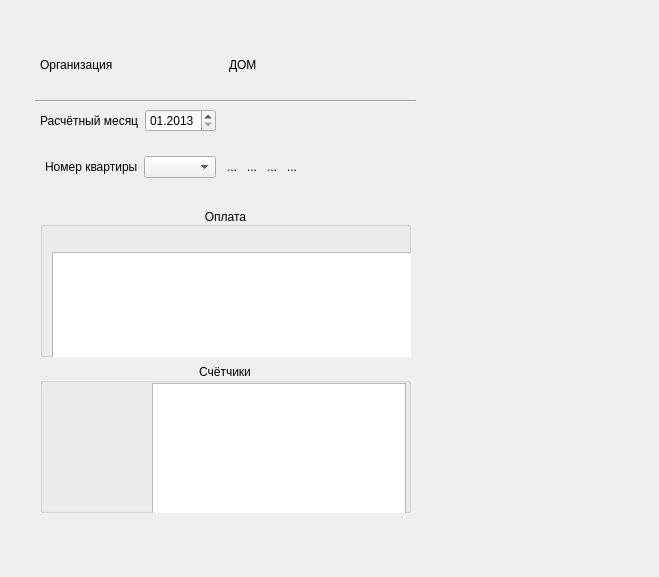
<?xml version="1.0" encoding="UTF-8"?>
<ui version="4.0">
 <class>OperWindow</class>
 <widget class="QDialog" name="OperWindow">
  <property name="geometry">
   <rect>
    <x>0</x>
    <y>0</y>
    <width>659</width>
    <height>577</height>
   </rect>
  </property>
  <property name="windowTitle">
   <string>Dialog</string>
  </property>
  <widget class="QWidget" name="verticalLayoutWidget">
   <property name="geometry">
    <rect>
     <x>30</x>
     <y>30</y>
     <width>391</width>
     <height>491</height>
    </rect>
   </property>
   <layout class="QVBoxLayout" name="mainLayout">
    <property name="leftMargin">
     <number>5</number>
    </property>
    <property name="topMargin">
     <number>5</number>
    </property>
    <property name="rightMargin">
     <number>5</number>
    </property>
    <property name="bottomMargin">
     <number>3</number>
    </property>
    <item>
     <layout class="QHBoxLayout" name="horizontalLayout_9">
      <property name="leftMargin">
       <number>5</number>
      </property>
      <property name="rightMargin">
       <number>5</number>
      </property>
      <item>
       <widget class="QLabel" name="lbl_organization">
        <property name="text">
         <string>Организация</string>
        </property>
       </widget>
      </item>
      <item>
       <widget class="QLabel" name="lbl_home">
        <property name="text">
         <string>ДОМ</string>
        </property>
       </widget>
      </item>
     </layout>
    </item>
    <item>
     <widget class="Line" name="line">
      <property name="orientation">
       <enum>Qt::Horizontal</enum>
      </property>
     </widget>
    </item>
    <item>
     <layout class="QHBoxLayout" name="horizontalLayout_6">
      <property name="leftMargin">
       <number>5</number>
      </property>
      <property name="rightMargin">
       <number>5</number>
      </property>
      <item>
       <widget class="QLabel" name="label_3">
        <property name="text">
         <string>Расчётный месяц</string>
        </property>
       </widget>
      </item>
      <item>
       <widget class="QDateEdit" name="dEd_Count">
        <property name="enabled">
         <bool>true</bool>
        </property>
        <property name="displayFormat">
         <string>MM.yyyy</string>
        </property>
        <property name="date">
         <date>
          <year>2013</year>
          <month>1</month>
          <day>1</day>
         </date>
        </property>
       </widget>
      </item>
      <item>
       <spacer name="horizontalSpacer_3">
        <property name="orientation">
         <enum>Qt::Horizontal</enum>
        </property>
        <property name="sizeHint" stdset="0">
         <size>
          <width>40</width>
          <height>20</height>
         </size>
        </property>
       </spacer>
      </item>
     </layout>
    </item>
    <item>
     <layout class="QHBoxLayout" name="horizontalLayout">
      <property name="leftMargin">
       <number>10</number>
      </property>
      <property name="rightMargin">
       <number>10</number>
      </property>
      <item>
       <widget class="QLabel" name="label_5">
        <property name="text">
         <string>Номер квартиры</string>
        </property>
       </widget>
      </item>
      <item>
       <widget class="QComboBox" name="cmBx_NumApartanent">
        <property name="sizePolicy">
         <sizepolicy hsizetype="Minimum" vsizetype="Fixed">
          <horstretch>0</horstretch>
          <verstretch>0</verstretch>
         </sizepolicy>
        </property>
       </widget>
      </item>
      <item>
       <layout class="QHBoxLayout" name="horizontalLayout_14">
        <property name="spacing">
         <number>0</number>
        </property>
        <property name="sizeConstraint">
         <enum>QLayout::SetFixedSize</enum>
        </property>
        <property name="leftMargin">
         <number>0</number>
        </property>
        <item>
         <widget class="QToolButton" name="tBtn_ApartLeftEnd">
          <property name="sizePolicy">
           <sizepolicy hsizetype="Fixed" vsizetype="Fixed">
            <horstretch>0</horstretch>
            <verstretch>0</verstretch>
           </sizepolicy>
          </property>
          <property name="minimumSize">
           <size>
            <width>20</width>
            <height>20</height>
           </size>
          </property>
          <property name="maximumSize">
           <size>
            <width>20</width>
            <height>20</height>
           </size>
          </property>
          <property name="toolTip">
           <string notr="true"/>
          </property>
          <property name="statusTip">
           <string notr="true"/>
          </property>
          <property name="whatsThis">
           <string notr="true"/>
          </property>
          <property name="accessibleName">
           <string notr="true"/>
          </property>
          <property name="accessibleDescription">
           <string notr="true"/>
          </property>
          <property name="inputMethodHints">
           <set>Qt::ImhNone</set>
          </property>
          <property name="text">
           <string>...</string>
          </property>
          <property name="icon">
           <iconset resource="qrc.qrc">
            <normaloff>:/ico/leftendblue.ico</normaloff>:/ico/leftendblue.ico</iconset>
          </property>
          <property name="iconSize">
           <size>
            <width>35</width>
            <height>35</height>
           </size>
          </property>
          <property name="checkable">
           <bool>false</bool>
          </property>
          <property name="toolButtonStyle">
           <enum>Qt::ToolButtonIconOnly</enum>
          </property>
          <property name="autoRaise">
           <bool>true</bool>
          </property>
          <property name="arrowType">
           <enum>Qt::NoArrow</enum>
          </property>
         </widget>
        </item>
        <item>
         <widget class="QToolButton" name="tBtn_ApartLeft">
          <property name="minimumSize">
           <size>
            <width>20</width>
            <height>20</height>
           </size>
          </property>
          <property name="maximumSize">
           <size>
            <width>20</width>
            <height>20</height>
           </size>
          </property>
          <property name="text">
           <string>...</string>
          </property>
          <property name="icon">
           <iconset resource="qrc.qrc">
            <normaloff>:/ico/left_blue.ico</normaloff>:/ico/left_blue.ico</iconset>
          </property>
          <property name="iconSize">
           <size>
            <width>20</width>
            <height>20</height>
           </size>
          </property>
          <property name="shortcut">
           <string notr="true"/>
          </property>
          <property name="checked">
           <bool>false</bool>
          </property>
          <property name="popupMode">
           <enum>QToolButton::DelayedPopup</enum>
          </property>
          <property name="toolButtonStyle">
           <enum>Qt::ToolButtonIconOnly</enum>
          </property>
          <property name="autoRaise">
           <bool>true</bool>
          </property>
         </widget>
        </item>
        <item>
         <widget class="QToolButton" name="tBtn_ApartRight">
          <property name="minimumSize">
           <size>
            <width>20</width>
            <height>20</height>
           </size>
          </property>
          <property name="maximumSize">
           <size>
            <width>20</width>
            <height>20</height>
           </size>
          </property>
          <property name="text">
           <string>...</string>
          </property>
          <property name="icon">
           <iconset resource="qrc.qrc">
            <normaloff>:/ico/right_blue.ico</normaloff>:/ico/right_blue.ico</iconset>
          </property>
          <property name="iconSize">
           <size>
            <width>20</width>
            <height>20</height>
           </size>
          </property>
          <property name="autoRaise">
           <bool>true</bool>
          </property>
         </widget>
        </item>
        <item>
         <widget class="QToolButton" name="tBtn_ApartRightEnd">
          <property name="minimumSize">
           <size>
            <width>20</width>
            <height>20</height>
           </size>
          </property>
          <property name="maximumSize">
           <size>
            <width>20</width>
            <height>20</height>
           </size>
          </property>
          <property name="text">
           <string>...</string>
          </property>
          <property name="icon">
           <iconset resource="qrc.qrc">
            <normaloff>:/ico/rightendblue.ico</normaloff>:/ico/rightendblue.ico</iconset>
          </property>
          <property name="iconSize">
           <size>
            <width>24</width>
            <height>24</height>
           </size>
          </property>
          <property name="autoRaise">
           <bool>true</bool>
          </property>
         </widget>
        </item>
       </layout>
      </item>
      <item>
       <spacer name="horizontalSpacer_2">
        <property name="orientation">
         <enum>Qt::Horizontal</enum>
        </property>
        <property name="sizeType">
         <enum>QSizePolicy::Minimum</enum>
        </property>
        <property name="sizeHint" stdset="0">
         <size>
          <width>10</width>
          <height>20</height>
         </size>
        </property>
       </spacer>
      </item>
      <item>
       <widget class="QLabel" name="lbl_Payer">
        <property name="text">
         <string/>
        </property>
       </widget>
      </item>
      <item>
       <spacer name="horizontalSpacer_4">
        <property name="orientation">
         <enum>Qt::Horizontal</enum>
        </property>
        <property name="sizeHint" stdset="0">
         <size>
          <width>40</width>
          <height>20</height>
         </size>
        </property>
       </spacer>
      </item>
     </layout>
    </item>
    <item>
     <layout class="QVBoxLayout" name="verticalLayout_5">
      <property name="leftMargin">
       <number>0</number>
      </property>
      <property name="topMargin">
       <number>0</number>
      </property>
      <property name="rightMargin">
       <number>0</number>
      </property>
      <property name="bottomMargin">
       <number>0</number>
      </property>
      <item>
       <layout class="QVBoxLayout" name="verticalLayout_2">
        <property name="spacing">
         <number>10</number>
        </property>
        <property name="leftMargin">
         <number>5</number>
        </property>
        <property name="topMargin">
         <number>5</number>
        </property>
        <property name="rightMargin">
         <number>5</number>
        </property>
        <property name="bottomMargin">
         <number>0</number>
        </property>
        <item>
         <widget class="QGroupBox" name="groupBox">
          <property name="minimumSize">
           <size>
            <width>0</width>
            <height>150</height>
           </size>
          </property>
          <property name="title">
           <string>Оплата</string>
          </property>
          <property name="alignment">
           <set>Qt::AlignBottom|Qt::AlignHCenter</set>
          </property>
          <property name="flat">
           <bool>false</bool>
          </property>
          <property name="checkable">
           <bool>false</bool>
          </property>
          <widget class="QWidget" name="layoutWidget">
           <property name="geometry">
            <rect>
             <x>10</x>
             <y>40</y>
             <width>710</width>
             <height>256</height>
            </rect>
           </property>
           <layout class="QHBoxLayout" name="horizontalLayout_10">
            <property name="leftMargin">
             <number>2</number>
            </property>
            <property name="topMargin">
             <number>0</number>
            </property>
            <property name="rightMargin">
             <number>2</number>
            </property>
            <property name="bottomMargin">
             <number>2</number>
            </property>
            <item>
             <layout class="QVBoxLayout" name="verticalLayout_3">
              <item>
               <spacer name="horizontalSpacer">
                <property name="orientation">
                 <enum>Qt::Horizontal</enum>
                </property>
                <property name="sizeHint" stdset="0">
                 <size>
                  <width>40</width>
                  <height>5</height>
                 </size>
                </property>
               </spacer>
              </item>
              <item>
               <widget class="QTableView" name="tblV_Payment">
                <property name="enabled">
                 <bool>true</bool>
                </property>
                <property name="sizePolicy">
                 <sizepolicy hsizetype="Minimum" vsizetype="Expanding">
                  <horstretch>0</horstretch>
                  <verstretch>0</verstretch>
                 </sizepolicy>
                </property>
                <property name="verticalScrollBarPolicy">
                 <enum>Qt::ScrollBarAlwaysOn</enum>
                </property>
                <property name="selectionMode">
                 <enum>QAbstractItemView::SingleSelection</enum>
                </property>
                <property name="selectionBehavior">
                 <enum>QAbstractItemView::SelectRows</enum>
                </property>
                <attribute name="horizontalHeaderMinimumSectionSize">
                 <number>10</number>
                </attribute>
               </widget>
              </item>
             </layout>
            </item>
            <item>
             <layout class="QVBoxLayout" name="verticalLayout">
              <property name="leftMargin">
               <number>5</number>
              </property>
              <property name="topMargin">
               <number>5</number>
              </property>
              <property name="bottomMargin">
               <number>5</number>
              </property>
              <item>
               <layout class="QHBoxLayout" name="horizontalLayout_2">
                <item>
                 <widget class="QLabel" name="label_7">
                  <property name="layoutDirection">
                   <enum>Qt::LeftToRight</enum>
                  </property>
                  <property name="text">
                   <string>Дата</string>
                  </property>
                  <property name="alignment">
                   <set>Qt::AlignLeading|Qt::AlignLeft|Qt::AlignVCenter</set>
                  </property>
                 </widget>
                </item>
                <item>
                 <widget class="QDateEdit" name="dEd_Payment">
                  <property name="enabled">
                   <bool>true</bool>
                  </property>
                  <property name="sizePolicy">
                   <sizepolicy hsizetype="Minimum" vsizetype="Fixed">
                    <horstretch>0</horstretch>
                    <verstretch>0</verstretch>
                   </sizepolicy>
                  </property>
                  <property name="dateTime">
                   <datetime>
                    <hour>0</hour>
                    <minute>0</minute>
                    <second>0</second>
                    <year>2013</year>
                    <month>1</month>
                    <day>1</day>
                   </datetime>
                  </property>
                 </widget>
                </item>
                <item>
                 <widget class="QToolButton" name="tBtn_Calendar">
                  <property name="enabled">
                   <bool>true</bool>
                  </property>
                  <property name="sizePolicy">
                   <sizepolicy hsizetype="Fixed" vsizetype="Fixed">
                    <horstretch>32</horstretch>
                    <verstretch>32</verstretch>
                   </sizepolicy>
                  </property>
                  <property name="sizeIncrement">
                   <size>
                    <width>0</width>
                    <height>0</height>
                   </size>
                  </property>
                  <property name="toolTip">
                   <string notr="true"/>
                  </property>
                  <property name="statusTip">
                   <string notr="true"/>
                  </property>
                  <property name="whatsThis">
                   <string notr="true"/>
                  </property>
                  <property name="accessibleName">
                   <string notr="true"/>
                  </property>
                  <property name="autoFillBackground">
                   <bool>true</bool>
                  </property>
                  <property name="text">
                   <string/>
                  </property>
                  <property name="icon">
                   <iconset resource="qrc.qrc">
                    <normaloff>:/ico/base_calendar_32.png</normaloff>:/ico/base_calendar_32.png</iconset>
                  </property>
                  <property name="iconSize">
                   <size>
                    <width>24</width>
                    <height>24</height>
                   </size>
                  </property>
                  <property name="autoRepeatDelay">
                   <number>0</number>
                  </property>
                  <property name="autoRepeatInterval">
                   <number>0</number>
                  </property>
                  <property name="autoRaise">
                   <bool>true</bool>
                  </property>
                 </widget>
                </item>
               </layout>
              </item>
              <item>
               <layout class="QHBoxLayout" name="horizontalLayout_3">
                <item>
                 <widget class="QLabel" name="label_8">
                  <property name="text">
                   <string>Сумма</string>
                  </property>
                  <property name="alignment">
                   <set>Qt::AlignLeading|Qt::AlignLeft|Qt::AlignVCenter</set>
                  </property>
                 </widget>
                </item>
                <item>
                 <widget class="QLineEdit" name="lEd_Sum">
                  <property name="enabled">
                   <bool>true</bool>
                  </property>
                  <property name="sizePolicy">
                   <sizepolicy hsizetype="Minimum" vsizetype="Fixed">
                    <horstretch>0</horstretch>
                    <verstretch>0</verstretch>
                   </sizepolicy>
                  </property>
                 </widget>
                </item>
               </layout>
              </item>
              <item>
               <widget class="QPushButton" name="pBtn_AddPayment">
                <property name="enabled">
                 <bool>true</bool>
                </property>
                <property name="sizePolicy">
                 <sizepolicy hsizetype="Preferred" vsizetype="Preferred">
                  <horstretch>0</horstretch>
                  <verstretch>0</verstretch>
                 </sizepolicy>
                </property>
                <property name="sizeIncrement">
                 <size>
                  <width>0</width>
                  <height>0</height>
                 </size>
                </property>
                <property name="baseSize">
                 <size>
                  <width>0</width>
                  <height>0</height>
                 </size>
                </property>
                <property name="text">
                 <string>Добавить оплату</string>
                </property>
               </widget>
              </item>
              <item>
               <spacer name="verticalSpacer_2">
                <property name="orientation">
                 <enum>Qt::Vertical</enum>
                </property>
                <property name="sizeType">
                 <enum>QSizePolicy::Minimum</enum>
                </property>
                <property name="sizeHint" stdset="0">
                 <size>
                  <width>20</width>
                  <height>5</height>
                 </size>
                </property>
               </spacer>
              </item>
              <item>
               <widget class="QPushButton" name="pBtn_DeletePayment">
                <property name="text">
                 <string>Удалить оплату</string>
                </property>
               </widget>
              </item>
              <item>
               <layout class="QHBoxLayout" name="horizontalLayout_8">
                <property name="leftMargin">
                 <number>0</number>
                </property>
                <property name="topMargin">
                 <number>0</number>
                </property>
                <property name="rightMargin">
                 <number>0</number>
                </property>
                <item>
                 <widget class="QLabel" name="label">
                  <property name="text">
                   <string>К оплате:</string>
                  </property>
                 </widget>
                </item>
                <item>
                 <widget class="QLabel" name="lblInPayment">
                  <property name="text">
                   <string>0</string>
                  </property>
                 </widget>
                </item>
               </layout>
              </item>
              <item>
               <layout class="QHBoxLayout" name="horizontalLayout_13">
                <property name="leftMargin">
                 <number>0</number>
                </property>
                <property name="topMargin">
                 <number>0</number>
                </property>
                <property name="rightMargin">
                 <number>0</number>
                </property>
                <item>
                 <widget class="QLabel" name="lblDolg">
                  <property name="text">
                   <string>0</string>
                  </property>
                 </widget>
                </item>
               </layout>
              </item>
              <item>
               <spacer name="verticalSpacer">
                <property name="orientation">
                 <enum>Qt::Vertical</enum>
                </property>
                <property name="sizeHint" stdset="0">
                 <size>
                  <width>20</width>
                  <height>40</height>
                 </size>
                </property>
               </spacer>
              </item>
             </layout>
            </item>
           </layout>
          </widget>
         </widget>
        </item>
       </layout>
      </item>
      <item>
       <layout class="QVBoxLayout" name="verticalLayout_4">
        <property name="leftMargin">
         <number>5</number>
        </property>
        <property name="topMargin">
         <number>0</number>
        </property>
        <property name="rightMargin">
         <number>5</number>
        </property>
        <property name="bottomMargin">
         <number>5</number>
        </property>
        <item>
         <widget class="QGroupBox" name="groupBox_2">
          <property name="enabled">
           <bool>true</bool>
          </property>
          <property name="minimumSize">
           <size>
            <width>0</width>
            <height>150</height>
           </size>
          </property>
          <property name="title">
           <string>Счётчики</string>
          </property>
          <property name="alignment">
           <set>Qt::AlignCenter</set>
          </property>
          <widget class="QWidget" name="layoutWidget">
           <property name="geometry">
            <rect>
             <x>110</x>
             <y>20</y>
             <width>421</width>
             <height>175</height>
            </rect>
           </property>
           <layout class="QHBoxLayout" name="horizontalLayout_5">
            <property name="leftMargin">
             <number>2</number>
            </property>
            <property name="topMargin">
             <number>0</number>
            </property>
            <property name="rightMargin">
             <number>2</number>
            </property>
            <property name="bottomMargin">
             <number>2</number>
            </property>
            <item>
             <widget class="QTableView" name="tblV_Count">
              <property name="enabled">
               <bool>true</bool>
              </property>
              <property name="selectionMode">
               <enum>QAbstractItemView::SingleSelection</enum>
              </property>
              <property name="selectionBehavior">
               <enum>QAbstractItemView::SelectRows</enum>
              </property>
             </widget>
            </item>
            <item>
             <layout class="QVBoxLayout" name="verticalLayout_6">
              <property name="spacing">
               <number>15</number>
              </property>
              <property name="leftMargin">
               <number>5</number>
              </property>
              <property name="topMargin">
               <number>5</number>
              </property>
              <property name="bottomMargin">
               <number>5</number>
              </property>
              <item>
               <widget class="QPushButton" name="pBtn_EditPokazanie">
                <property name="sizePolicy">
                 <sizepolicy hsizetype="Fixed" vsizetype="Preferred">
                  <horstretch>0</horstretch>
                  <verstretch>0</verstretch>
                 </sizepolicy>
                </property>
                <property name="mouseTracking">
                 <bool>true</bool>
                </property>
                <property name="text">
                 <string>Редактировать показания</string>
                </property>
               </widget>
              </item>
              <item>
               <widget class="QPushButton" name="pBtn_NewCounterNext">
                <property name="text">
                 <string>
Новый счётчик 
 Следующий месяц
</string>
                </property>
               </widget>
              </item>
              <item>
               <widget class="QPushButton" name="pBtn_NewCounter">
                <property name="text">
                 <string>Новый счётчик 
 Текущий месяц</string>
                </property>
               </widget>
              </item>
              <item>
               <spacer name="verticalSpacer_3">
                <property name="orientation">
                 <enum>Qt::Vertical</enum>
                </property>
                <property name="sizeHint" stdset="0">
                 <size>
                  <width>20</width>
                  <height>40</height>
                 </size>
                </property>
               </spacer>
              </item>
             </layout>
            </item>
           </layout>
          </widget>
         </widget>
        </item>
       </layout>
      </item>
     </layout>
    </item>
   </layout>
  </widget>
 </widget>
 <tabstops>
  <tabstop>cmBx_NumApartanent</tabstop>
  <tabstop>dEd_Payment</tabstop>
  <tabstop>lEd_Sum</tabstop>
  <tabstop>tblV_Count</tabstop>
  <tabstop>pBtn_EditPokazanie</tabstop>
 </tabstops>
 <resources>
  <include location="qrc.qrc"/>
 </resources>
 <connections/>
</ui>
